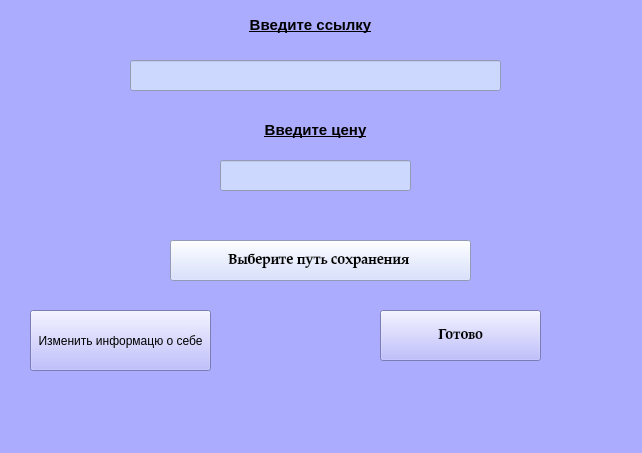
<?xml version="1.0" encoding="UTF-8"?>
<ui version="4.0">
 <class>MainWindow</class>
 <widget class="QMainWindow" name="MainWindow">
  <property name="geometry">
   <rect>
    <x>0</x>
    <y>0</y>
    <width>642</width>
    <height>453</height>
   </rect>
  </property>
  <property name="mouseTracking">
   <bool>true</bool>
  </property>
  <property name="windowTitle">
   <string>MainWindow</string>
  </property>
  <widget class="QWidget" name="centralwidget">
   <property name="styleSheet">
    <string notr="true">background-color: rgb(151, 255, 198);
alternate-background-color: rgb(233, 213, 255);
background-color: rgb(172, 172, 255);</string>
   </property>
   <widget class="QLineEdit" name="lineEdit">
    <property name="geometry">
     <rect>
      <x>130</x>
      <y>60</y>
      <width>371</width>
      <height>31</height>
     </rect>
    </property>
    <property name="styleSheet">
     <string notr="true">background-color: rgb(205, 216, 255);</string>
    </property>
   </widget>
   <widget class="QLabel" name="label">
    <property name="geometry">
     <rect>
      <x>210</x>
      <y>10</y>
      <width>201</width>
      <height>31</height>
     </rect>
    </property>
    <property name="text">
     <string>&lt;html&gt;&lt;head/&gt;&lt;body&gt;&lt;p align=&quot;center&quot;&gt;&lt;span style=&quot; font-size:11pt; font-weight:600; text-decoration: underline;&quot;&gt;Введите ссылку&lt;/span&gt;&lt;/p&gt;&lt;/body&gt;&lt;/html&gt;</string>
    </property>
   </widget>
   <widget class="QLabel" name="label_2">
    <property name="geometry">
     <rect>
      <x>210</x>
      <y>120</y>
      <width>211</width>
      <height>21</height>
     </rect>
    </property>
    <property name="text">
     <string>&lt;html&gt;&lt;head/&gt;&lt;body&gt;&lt;p align=&quot;center&quot;&gt;&lt;span style=&quot; font-size:11pt; font-weight:600; text-decoration: underline;&quot;&gt;Введите цену&lt;/span&gt;&lt;/p&gt;&lt;/body&gt;&lt;/html&gt;</string>
    </property>
   </widget>
   <widget class="QLineEdit" name="lineEdit_2">
    <property name="geometry">
     <rect>
      <x>220</x>
      <y>160</y>
      <width>191</width>
      <height>31</height>
     </rect>
    </property>
    <property name="styleSheet">
     <string notr="true">background-color: rgb(205, 216, 255);</string>
    </property>
   </widget>
   <widget class="QPushButton" name="pushButton">
    <property name="geometry">
     <rect>
      <x>170</x>
      <y>240</y>
      <width>301</width>
      <height>41</height>
     </rect>
    </property>
    <property name="font">
     <font>
      <family>Palatino Linotype</family>
      <pointsize>11</pointsize>
      <weight>75</weight>
      <italic>false</italic>
      <bold>true</bold>
      <underline>false</underline>
      <strikeout>false</strikeout>
      <kerning>true</kerning>
     </font>
    </property>
    <property name="focusPolicy">
     <enum>Qt::ClickFocus</enum>
    </property>
    <property name="styleSheet">
     <string notr="true">background-color: rgb(205, 216, 255);
border-color: rgb(255, 72, 11);</string>
    </property>
    <property name="text">
     <string>Выберите путь сохранения </string>
    </property>
   </widget>
   <widget class="QPushButton" name="pushButton_2">
    <property name="geometry">
     <rect>
      <x>380</x>
      <y>310</y>
      <width>161</width>
      <height>51</height>
     </rect>
    </property>
    <property name="font">
     <font>
      <family>Palatino Linotype</family>
      <pointsize>11</pointsize>
      <weight>75</weight>
      <bold>true</bold>
     </font>
    </property>
    <property name="text">
     <string>Готово</string>
    </property>
   </widget>
   <widget class="QPushButton" name="pushButton_3">
    <property name="geometry">
     <rect>
      <x>30</x>
      <y>310</y>
      <width>181</width>
      <height>61</height>
     </rect>
    </property>
    <property name="text">
     <string>Изменить информацю о себе</string>
    </property>
   </widget>
   <zorder>lineEdit</zorder>
   <zorder>label</zorder>
   <zorder>label_2</zorder>
   <zorder>lineEdit_2</zorder>
   <zorder>pushButton_2</zorder>
   <zorder>pushButton</zorder>
   <zorder>pushButton_3</zorder>
  </widget>
 </widget>
 <resources/>
 <connections/>
</ui>
